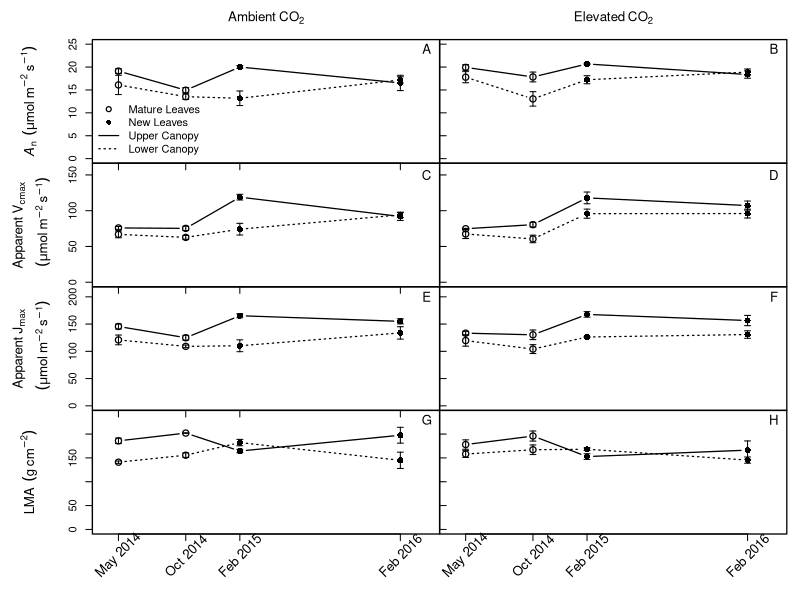

Source code (R):
##gas exchange campaigns------

ge <- read.csv("april/face_photo_means.csv")
  ge <- ge[complete.cases(ge),]
  ge <- droplevels(ge)
  ge$Date <- paste(ge$Campaign, "01", sep="_")
  ge$Date <- as.Date(ge$Date, format="%b_%Y_%d")

aco2 <- ge[ge$C.treat == "+C",]
eco2 <- ge[ge$C.treat == "0C",]
  
aco2_upp <- ge[ge$C.treat == "+C" & ge$Position == "upper",]
aco2_low <- ge[ge$C.treat == "+C" & ge$Position == "lower",]
eco2_upp <- ge[ge$C.treat == "0C" & ge$Position == "upper",]
eco2_low <- ge[ge$C.treat == "0C" & ge$Position == "lower",]


#plot bits------
campainlab <- gsub("_", " ", unique(ge$Campaign))
canopycols <- c("forestgreen", "royalblue")
pchs=c(1,16)
photolab <- expression(italic(A)[n]~~(mu*mol~m^-2~s^-1))
lmalab <- expression(LMA~~(g~cm^-2))
jlab <- expression(atop(Apparent~J[max],~~(mu*mol~m^-2~s^-1)))
vlab <- expression(atop(Apparent~V[cmax],~~(mu*mol~m^-2~s^-1)))
daterange <- c(as.Date("2014-04-01"), as.Date("2016-04-01"))
datelab <- as.Date("2016-04-01")
pchs2 <- c(1,1,16,16)

#plotting---------
windows()
par(oma=c(5,7,3,1), mfrow=c(4,2), mar=c(0,0,0,0), pch=16, lwd=1.25)

#photosynthesis-aco2
plot(photo ~ Date, data=aco2_low, type="b", pch=pchs2,lty=3,
     xlab="",ylab="", ylim=c(0, 25), xaxt='n', cex=1.25, xlim=daterange)
points(photo ~ Date, data=aco2_upp,  cex=1.25, type="b",pch=pchs2)
axis(1, labels=FALSE, at=unique(aco2$Date))
with(aco2, arrows(Date, photo, Date, photo+se.photo, angle=90, lwd=1,
                    length=.03))
with(aco2, arrows(Date, photo, Date, photo-se.photo, angle=90, lwd=1,
                  length=.03))
mtext(photolab, side=2, line=4, cex=.8)
legend("bottomleft", legend=c("Mature Leaves", "New Leaves", "Upper Canopy", "Lower Canopy"),
       bty='n', col="black", inset=.01, pch=c(1,16,NA,NA), lty=c(NA, NA, 1,3))
mtext(expression(Ambient~CO[2]), side=3, line=1, cex=.8)
text(datelab, 24, "A", cex=1.2)

#photosynthesis-eco2
plot(photo ~ Date, data=eco2_low,  type="b", pch=pchs2,lty=3,
     xlab="",ylab="", ylim=c(0, 25), xaxt='n', yaxt='n', cex=1.25, xlim=daterange)
points(photo ~ Date, data=eco2_upp, cex=1.25, type="b",pch=pchs2)
axis(2, labels=FALSE, tcl=.5)
with(eco2, arrows(Date, photo, Date, photo+se.photo, angle=90, lwd=1,
                  length=.03))
with(eco2, arrows(Date, photo, Date, photo-se.photo, angle=90, lwd=1,
                  length=.03))
mtext(expression(Elevated~CO[2]), side=3, line=1, cex=.8)
text(datelab, 24, "B", cex=1.2)

#vcmax-aco2
plot(Vcmax ~ Date, data=aco2_low, xlim=daterange,
     xlab="",ylab="", ylim=c(0, 160), xaxt='n', cex=1.25, type="b", pch=pchs2,lty=3)
points(Vcmax ~ Date, data=aco2_upp,  type="b",pch=pchs2, cex=1.25)
axis(1, labels=FALSE, at=unique(aco2$Date))
with(aco2, arrows(Date, Vcmax, Date, Vcmax+se.Vcmax, angle=90, lwd=1,
                  length=.03))
with(aco2, arrows(Date, Vcmax, Date, Vcmax-se.Vcmax, angle=90, lwd=1,
                  length=.03))
mtext(vlab, side=2, line=3,cex=.8)
text(datelab, 150, "C", cex=1.2)

#vcmax-eco2
plot(Vcmax ~ Date, data=eco2_low, xlim=daterange,
     xlab="",ylab="", ylim=c(0, 160), xaxt='n', cex=1.25,yaxt='n', type="b", pch=pchs2,lty=3)
points(Vcmax ~ Date, data=eco2_upp, type="b",pch=pchs2, cex=1.25)
axis(2, labels=FALSE, tcl=.5)
with(eco2, arrows(Date, Vcmax, Date, Vcmax+se.Vcmax, angle=90, lwd=1,
                  length=.03))
with(eco2, arrows(Date, Vcmax, Date, Vcmax-se.Vcmax, angle=90, lwd=1,
                  length=.03))
text(datelab, 150, "D", cex=1.2)

#jmax-aco2
plot(Jmax ~ Date, data=aco2_low,  xlim=daterange,
     xlab="",ylab="", ylim=c(0, 210), xaxt='n', cex=1.25, type="b", pch=pchs2,lty=3)
points(Jmax ~ Date, data=aco2_upp, type="b",pch=pchs2, cex=1.25)
axis(1, labels=FALSE, at=unique(aco2$Date))
with(aco2, arrows(Date, Jmax, Date, Jmax+se.Jmax, angle=90, lwd=1,
                  length=.03))
with(aco2, arrows(Date, Jmax, Date, Jmax-se.Jmax, angle=90, lwd=1,
                  length=.03 ))
mtext(jlab, side=2, line=3,cex=.8)
text(datelab, 200, "E", cex=1.2)

#jmax-eco2
plot(Jmax ~ Date, data=eco2_low, xlim=daterange,
     xlab="",ylab="", ylim=c(0, 210), xaxt='n', cex=1.25,yaxt='n', type="b", pch=pchs2,lty=3)
points(Jmax ~ Date, data=eco2_upp, type="b",pch=pchs2, cex=1.25)
axis(2, labels=FALSE, tcl=.5)
with(eco2, arrows(Date, Jmax, Date, Jmax+se.Jmax, angle=90, lwd=1,
                  length=.03))
with(eco2, arrows(Date, Jmax, Date, Jmax-se.Jmax, angle=90, lwd=1,
                  length=.03))
text(datelab, 200, "F", cex=1.2)

#lma-aco2
plot(LMA ~ Date, data=aco2_low,  xlim=daterange,
     xlab="",ylab="", ylim=c(0, 240), xaxt='n', cex=1.25,type="b", pch=pchs2,lty=3)
points(LMA ~ Date, data=aco2_upp,  type="b",pch=pchs2, cex=1.25)
axis(1, labels=FALSE, at=unique(aco2$Date))
text(unique(aco2$Date), par("usr")[3] - 45, srt = 45,
     labels = campainlab, xpd = NA, cex=1.2)
with(aco2, arrows(Date, LMA, Date, LMA+se.LMA, angle=90, lwd=1,
                  length=.03))
with(aco2, arrows(Date, LMA, Date, LMA-se.LMA, angle=90, lwd=1,
                  length=.03))
mtext(lmalab, side=2, line=4, cex=.8)
text(datelab, 230, "G",cex=1.2)

#lma-eco2
plot(LMA ~ Date, data=eco2_low, xlim=daterange, xlab="",ylab="", ylim=c(0, 240), 
     xaxt='n', cex=1.25,yaxt='n', type="b", pch=pchs2,lty=3)
points(LMA ~ Date, data=eco2_upp, type="b",pch=pchs2, cex=1.25)
axis(1, labels=FALSE, at=unique(aco2$Date))
text(unique(aco2$Date), par("usr")[3] - 45, srt = 45,
     labels = campainlab, xpd = NA, cex=1.2)
axis(2, labels=FALSE, tcl=.5)
with(eco2, arrows(Date, LMA, Date, LMA+se.LMA, angle=90, lwd=1,
                  length=.03))
with(eco2, arrows(Date, LMA, Date, LMA-se.LMA, angle=90, lwd=1,
                  length=.03))
text(datelab, 230, "H",cex=1.2)

dev.copy2pdf(file= "output/campaigns.pdf")
dev.off()


